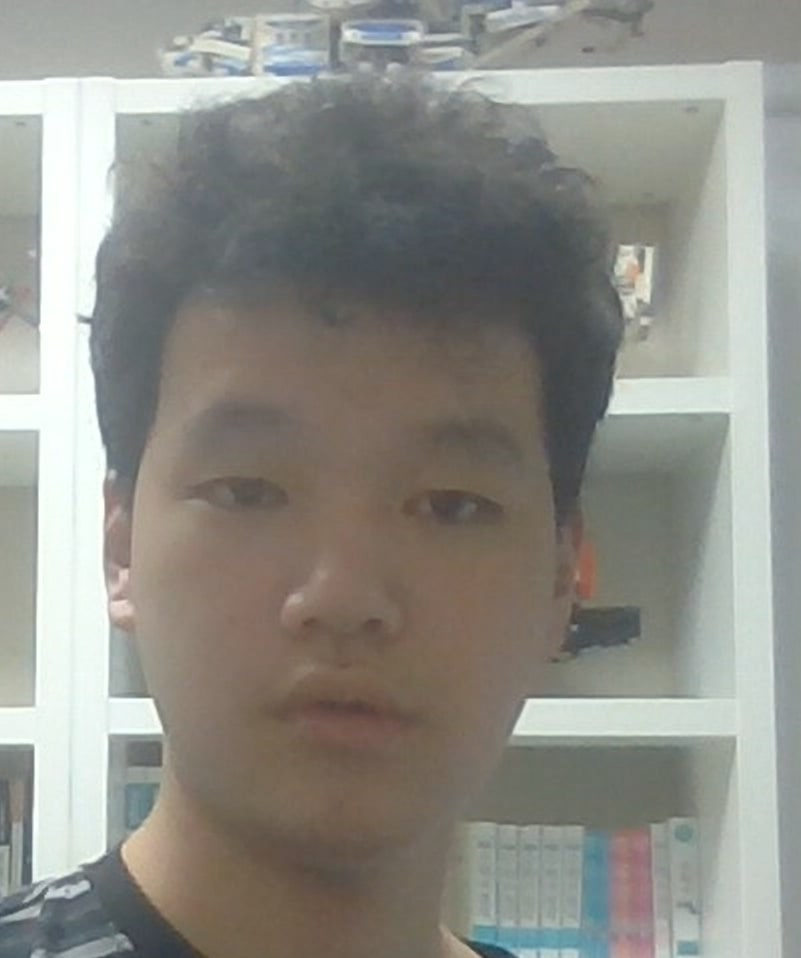
#> input picture target.jpg, 801 x 958 px, given in place of input.mp4, which was not available
$ python main_legacy.py
#> lines starting #> are read from the running program, lines starting #| are printed output that depends on the picture; pictures that were not available may be replaced by others from this repository, and a replacement may not be noted
import cv2

# 얼굴 인식 모델 로드
face_cascade = cv2.CascadeClassifier(
    "haarcascade_frontalface_default.xml"
)

# 입력 / 출력 영상
input_video = "input.mp4"
output_video = "output_blur.mp4"

cap = cv2.VideoCapture(input_video)

# 영상 정보
width  = int(cap.get(cv2.CAP_PROP_FRAME_WIDTH))
height = int(cap.get(cv2.CAP_PROP_FRAME_HEIGHT))
fps    = cap.get(cv2.CAP_PROP_FPS)

fourcc = cv2.VideoWriter_fourcc(*"mp4v")
out = cv2.VideoWriter(output_video, fourcc, fps, (width, height))

while cap.isOpened():
    ret, frame = cap.read()
#> frame is the input picture: shape (958, 801, 3); mean B, G, R 135.2, 141.7, 142.2
    if not ret:
        break

    gray = cv2.cvtColor(frame, cv2.COLOR_BGR2GRAY)
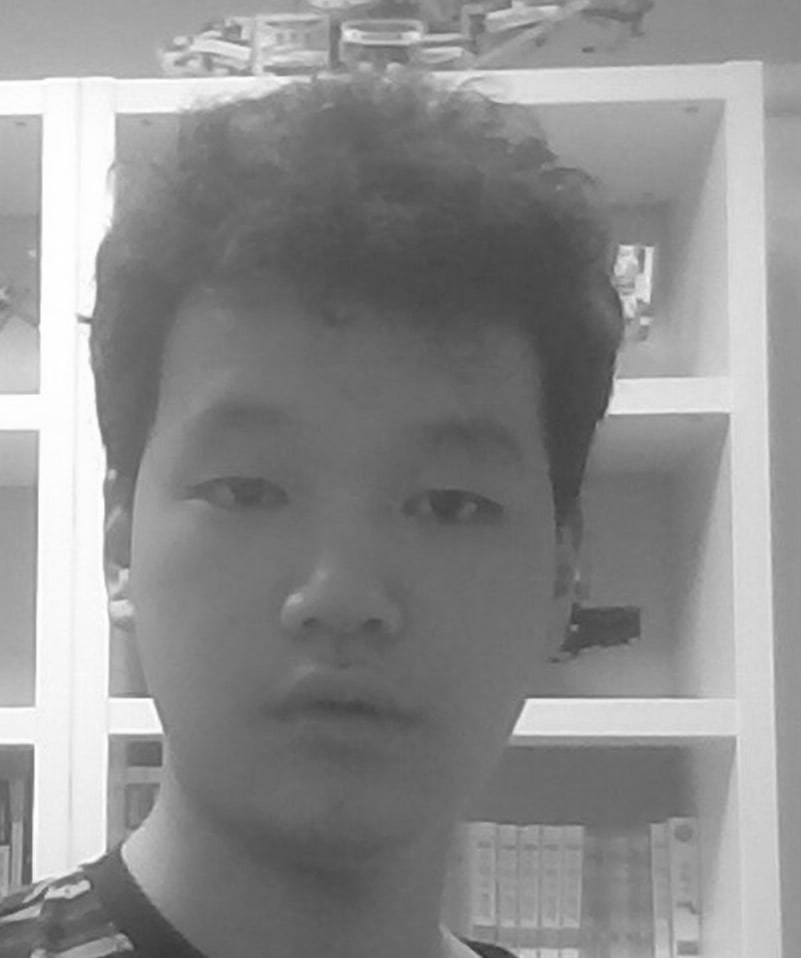
#> gray: shape (958, 801); min 50, max 255, mean 141.1

    # 얼굴 탐지
    faces = face_cascade.detectMultiScale(
        gray,
        scaleFactor=1.2,
        minNeighbors=5,
        minSize=(30, 30)
    )
#> faces = [[104, 323, 469, 469]]

    for (x, y, w, h) in faces:
        face = frame[y:y+h, x:x+w]
        # 얼굴 블러 처리
        face_blur = cv2.GaussianBlur(face, (99, 99), 30)
        frame[y:y+h, x:x+w] = face_blur
#> this loop made 1 pass
#> pass 1, `face = frame[y:y+h, x:x+w]`:
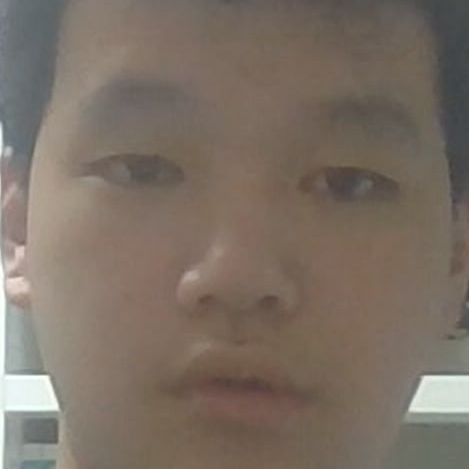
#> face: shape (469, 469, 3); mean B, G, R 100.3, 111.2, 123.3
#> pass 1, `face_blur = cv2.GaussianBlur(face, (99, 99), 30)`:
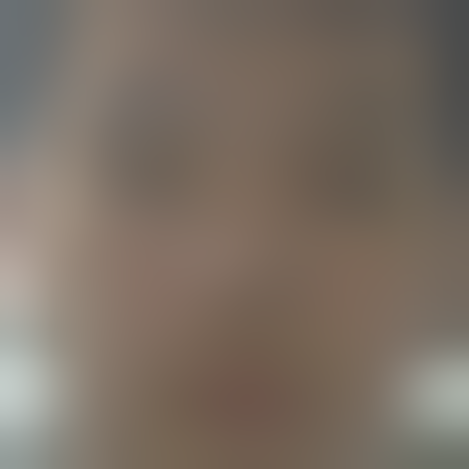
#> face_blur: shape (469, 469, 3); mean B, G, R 100.2, 111.2, 123.2

    out.write(frame)

cap.release()
out.release()

print("✅ 얼굴 블러 처리 완료:", output_video)
